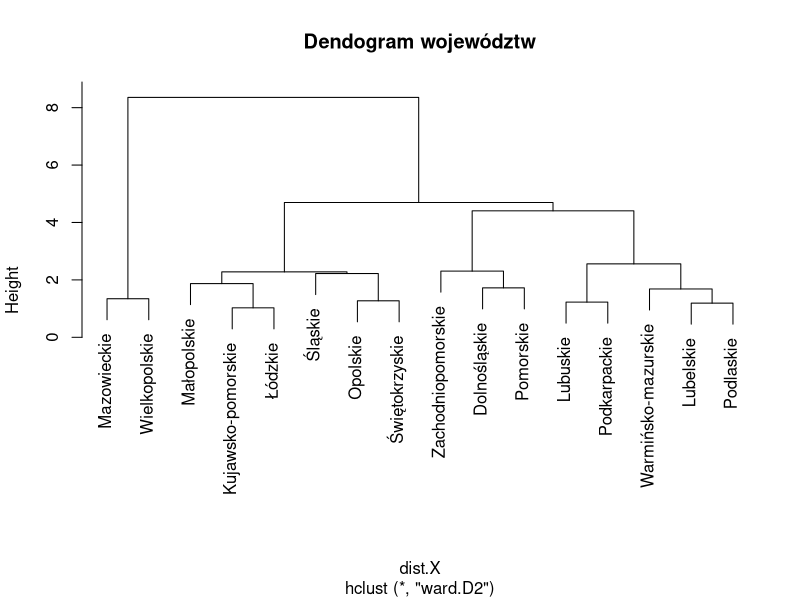

Here is the R script that generated this plot:

# Clastering
# Michał Żychowski
# 2023-05-24

  
  
  
# Przygotowanie danych
# Zacznijmy od zaimportowania naszej bazy danych oraz niezbędnych bibliotek.
library(readxl)
dane <- read_excel("data/dane.xlsx")
head(dane)
library(lmtest)
library(cluster)
library(fpc)
library(MASS)



# Generujemy ramkę danych i przypisujemy liczbę kolumn do zmiennej.
Frame1 <- data.frame(dane)
K <- ncol(Frame1)

# Standaryzujemy wartości zmiennych - standaryzacja Gaussa
Frame2 <- data.frame(scale(Frame1[,2:K]))


# Generujemy ramkę z przeskalowanymi danymi
X <- data.frame(Frame1[1],Frame2)
head(X)


# Grupowanie danych
# Do przeprowadzenia klasteryzacji konieczne jest stworzenie macierzy odległości, przy czym wybieramy metodę euklidesową.
dist.X <- dist(X[2:K],method = "euclidian")
round(dist.X,2)


# Obecnie przeprowadzamy analizę naszych klastrów przy użyciu metody ward.D2 oraz generujemy wykres.
CW<-hclust(dist.X,method = "ward.D2",members = NULL)
A1<-plot(CW,labels = X[,1],main="Dendogram województw")




# Tworzenie klastrów
# Po analizie powyższego wykresu, można wywniskować, że najelpsze będzie podzielenie naszych danych na 3 lub 4 klastry. Aby tego dokonać, możemy skorzystać z poniższej komendy.

# dla 3 klastrów
clust3<-cutree(CW,k=3)
# dla 4 klastrów
clust4<-cutree(CW,k=4)



# Możemy zobaczyć przypisanie poszczególnych województw do odpowiednich klastrów.

# Dla 3 klastrów

showc3 <- lapply(1:3,function(which.group)Frame1[1][clust3==which.group,])
showc3


# Dla 4 klastórw
showc4 <- lapply(1:4,function(which.group)Frame1[1][clust4==which.group,])
showc4




# Porównanie klastrów
# Dla naszych klastórw możemy zobaczyć klika następujących parametrów

# Dla 3 klastrów
# Rozmiar


S3<-cluster.stats(dist.X,clust3)
S3$cluster.size


# Zróżnicowanie wewnątrzgrupowe
S3$average.distance


# Macierz separacji
S3$separation.matrix


# Średni dystans pomiędzy grupami
S3$average.between


# Średni dystans wewnątrz grup
S3$average.within


# Dla 4 klastrów
# Rozmiar

S4<-cluster.stats(dist.X,clust4)
S4$cluster.size


# Zróżnicowanie wewnątrzgrupowe
S4$average.distance


# Macierz separacji
S4$separation.matrix


#Średni dystans pomiędzy grupami
S4$average.between


# Średni dystans wewnątrz grup
S4$average.within


# Wybór lepszego
# Dla oceny, który podział na klastry jest lepszy, istnieje możliwość sprawdzenia trzech rzeczy:
# Stosunek między średnią grupową a różnicami pozagrupowymi

ifelse(S3$wb.ratio<=S4$wb.ratio,"Klastorwanie pierwsze jest lepsze","Klastorwanie drugie jest lepsze")


# Współczynnik gamma
ifelse(S3$pearsongamma>=S4$pearsongamma,"Klastorwanie pierwsze jest lepsze","Klastorwanie drugie jest lepsze")


# Indeks Dunna
ifelse(S3$dunn2>=S4$dunn2,"Klastorwanie pierwsze jest lepsze","Klastorwanie drugie jest lepsze")



# Podsumowanie
# Podsumowując podział na 4 klastry jest lepszy.
